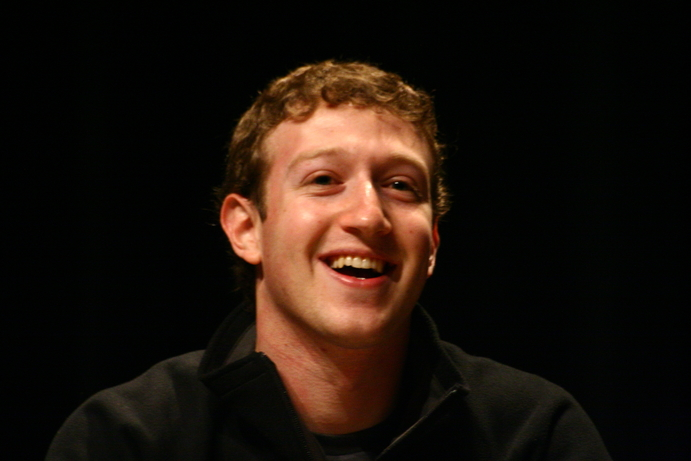
#> input picture data/images/mark.jpg, 691 x 461 px
$ python 05_imageDraw.py
#> lines starting #> are read from the running program, lines starting #| are printed output that depends on the picture; after the words box and inside, x2 and y2 are one past the last pixel; in counts of white or black regions, pixels touching at a corner belong together
import cv2
import numpy as np

image = cv2.imread('data/images/mark.jpg')
#> image is the input picture: shape (461, 691, 3); mean B, G, R 12.5, 19.9, 30.9

cv2.imshow('img', image)

# 선 그리기
imageLine = image.copy()

cv2.line(imageLine, (322,179), (400,183), (255,0,0), thickness=2, lineType=cv2.LINE_AA)
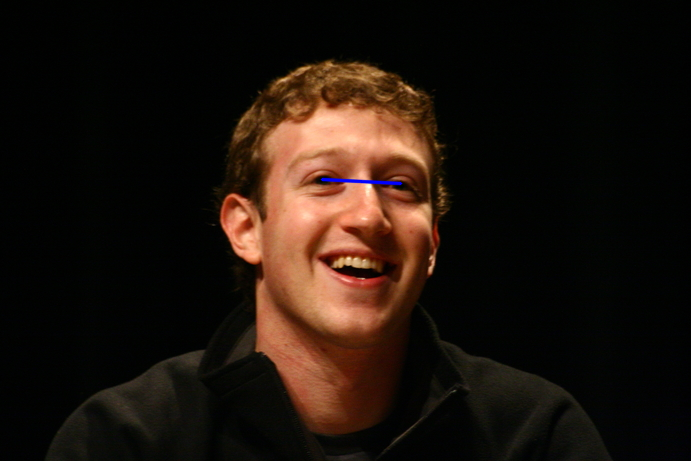
#> imageLine: shape (461, 691, 3); 0.13% of pixels changed, all inside (x1, y1, x2, y2) = (320, 177, 403, 186)
cv2.imshow('image line', imageLine)

# 원그리기
imageCircle = image.copy()

cv2.circle(imageCircle, (350,200),150,(255,0,0),thickness=3,lineType=cv2.LINE_AA)
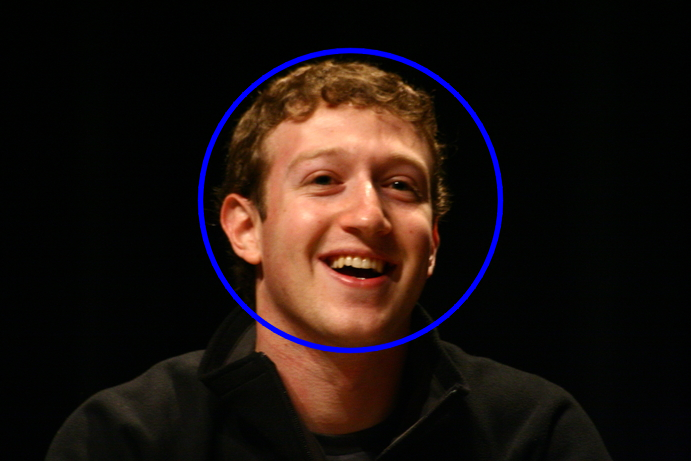
#> imageCircle: shape (461, 691, 3); 2% of pixels changed, all inside (x1, y1, x2, y2) = (197, 47, 504, 354)
# cv2.imshow('image circle', imageCircle)

# 타원그리기
imageEllipse = image.copy()

cv2.ellipse(imageEllipse, (360,200),(100,170),45,0,360,(0,255,0), thickness=2)
cv2.ellipse(imageEllipse, (360,200),(100,170),135,0,360,(0,0,255), thickness=2)
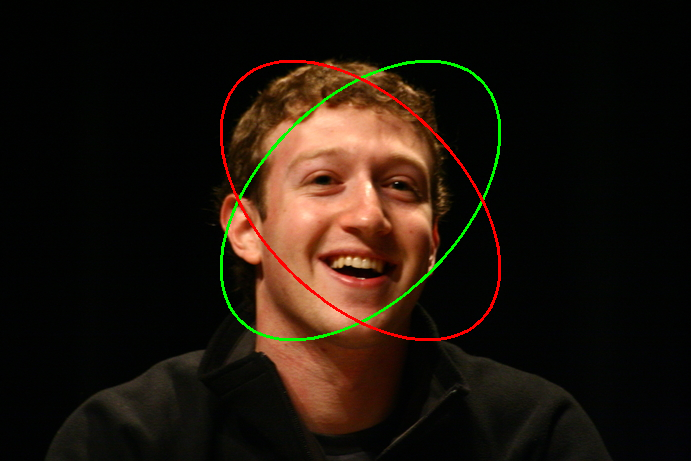
#> imageEllipse: shape (461, 691, 3); mean B, G, R 12.2, 21.2, 31.9

# cv2.imshow('ellips',imageEllipse)

# 사각형 그리기
imageRectangle = image.copy()
cv2.rectangle(imageRectangle, (208,55), (450,355), (255,0,0), thickness=3)
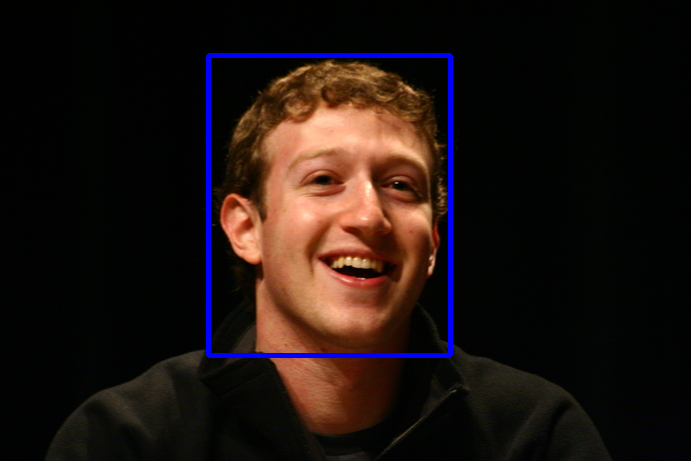
#> imageRectangle: shape (461, 691, 3); 1.7% of pixels changed, all inside (x1, y1, x2, y2) = (206, 53, 453, 358)
# cv2.imshow("rectangle", imageRectangle)

# 글자 넣기
imageText = image.copy()
cv2.putText(imageText, "Mark Zuckerberg", (205,50), cv2.FONT_HERSHEY_SIMPLEX, 1, (0,255,0), 2 )
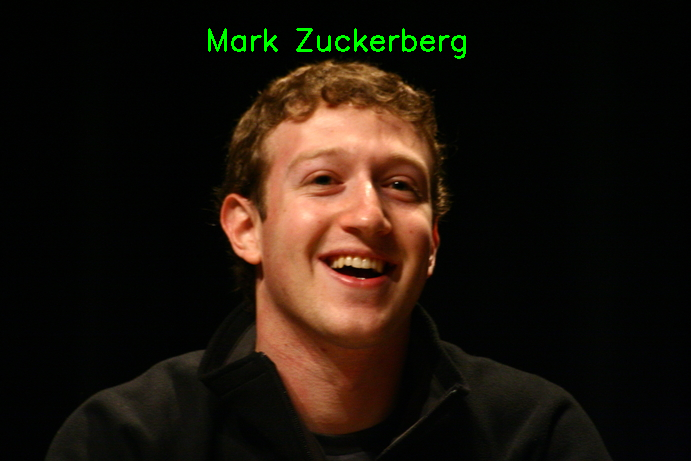
#> imageText: shape (461, 691, 3); 0.6% of pixels changed, all inside (x1, y1, x2, y2) = (208, 28, 466, 59)
# cv2.imshow("Text", imageText)

imageRectangleText = image.copy()
cv2.rectangle(imageRectangleText, (208,55), (450,355), (255,0,0), thickness=3)
cv2.putText(imageRectangleText, "Mark Zuckerberg", (205,50), cv2.FONT_HERSHEY_SIMPLEX, 1, (0,255,0), 2 )
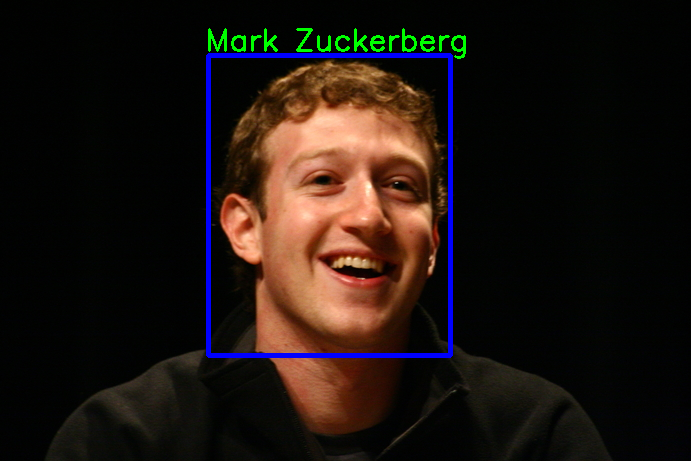
#> imageRectangleText: shape (461, 691, 3); 0.6% of pixels changed, all inside (x1, y1, x2, y2) = (208, 28, 466, 59)
cv2.imshow("RectangleText", imageRectangleText)

cv2.waitKey(0)
cv2.destroyAllWindows()
